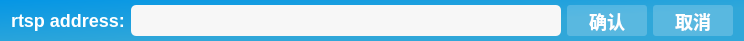
<?xml version="1.0" encoding="UTF-8"?>
<ui version="4.0">
 <class>Form</class>
 <widget class="QWidget" name="Form">
  <property name="geometry">
   <rect>
    <x>0</x>
    <y>0</y>
    <width>744</width>
    <height>41</height>
   </rect>
  </property>
  <property name="minimumSize">
   <size>
    <width>0</width>
    <height>40</height>
   </size>
  </property>
  <property name="maximumSize">
   <size>
    <width>16777215</width>
    <height>41</height>
   </size>
  </property>
  <property name="windowTitle">
   <string>Form</string>
  </property>
  <property name="windowIcon">
   <iconset>
    <normaloff>:/img/icon/实时视频流解析.png</normaloff>:/img/icon/实时视频流解析.png</iconset>
  </property>
  <property name="styleSheet">
   <string notr="true">#Form{
background:qlineargradient(x0:0, y0:1, x1:1, y1:1,stop:0.4  rgb(48, 167, 217), stop:1 rgb(5,150,229))
}</string>
  </property>
  <layout class="QHBoxLayout" name="horizontalLayout">
   <property name="topMargin">
    <number>5</number>
   </property>
   <property name="bottomMargin">
    <number>5</number>
   </property>
   <item>
    <widget class="QLabel" name="label">
     <property name="minimumSize">
      <size>
       <width>0</width>
       <height>30</height>
      </size>
     </property>
     <property name="maximumSize">
      <size>
       <width>16777215</width>
       <height>30</height>
      </size>
     </property>
     <property name="styleSheet">
      <string notr="true">QLabel{font-family: &quot;Microsoft YaHei&quot;;
font-size: 18px;
font-weight: bold;
color:white;}</string>
     </property>
     <property name="text">
      <string>rtsp address:</string>
     </property>
    </widget>
   </item>
   <item>
    <widget class="QLineEdit" name="rtspEdit">
     <property name="minimumSize">
      <size>
       <width>0</width>
       <height>31</height>
      </size>
     </property>
     <property name="styleSheet">
      <string notr="true">background-color: rgb(207, 207, 207);
	background-color: #f7f7f7;
	border: none;
	outline: none;
	border-radius: 5px; /* 边框圆角 */
	padding-left: 12px; /* 文本距离左边界有5px */
font-family: &quot;Microsoft YaHei&quot;;


</string>
     </property>
     <property name="text">
      <string/>
     </property>
    </widget>
   </item>
   <item>
    <widget class="QPushButton" name="rtspButton">
     <property name="styleSheet">
      <string notr="true">QPushButton{font-family: &quot;Microsoft YaHei&quot;;
width:70px;
font-size: 18px;
font-weight: bold;
color:white;
text-align: center center;
padding: 5px;
padding-bottom: 4px;
border-style: solid;
border-width: 0px;
border-color: rgba(144, 0, 255, 0.8);
border-radius: 3px;
background-color: rgba(255,255,255,50);
}

QPushButton:focus{outline: none;}

QPushButton::pressed{font-family: &quot;Microsoft YaHei&quot;;
                     font-size: 16px;
                     font-weight: bold;
                     color:rgb(200,200,200);
                     text-align: center center;
                     padding-left: 5px;
                     padding-right: 5px;
                     padding-top: 4px;
                     padding-bottom: 4px;
                     border-style: solid;
                     border-width: 0px;
                     border-color: rgba(255, 255, 255, 255);
                     border-radius: 3px;
                     background-color:  rgba(255,255,255,150);}

QPushButton::hover {
border-style: solid;
border-width: 0px;
border-radius: 3px;
background-color: rgba(255,255,255,70);
}</string>
     </property>
     <property name="text">
      <string>确认</string>
     </property>
    </widget>
   </item>
   <item>
    <widget class="QPushButton" name="pushButton">
     <property name="styleSheet">
      <string notr="true">QPushButton{font-family: &quot;Microsoft YaHei&quot;;
width:70px;
font-size: 18px;
font-weight: bold;
color:white;
text-align: center center;
padding: 5px;
padding-bottom: 4px;
border-style: solid;
border-width: 0px;
border-color: rgba(144, 0, 255, 0.8);
border-radius: 3px;
background-color: rgba(255,255,255,50);
}

QPushButton:focus{outline: none;}

QPushButton::pressed{font-family: &quot;Microsoft YaHei&quot;;
                     font-size: 16px;
                     font-weight: bold;
                     color:rgb(200,200,200);
                     text-align: center center;
                     padding-left: 5px;
                     padding-right: 5px;
                     padding-top: 4px;
                     padding-bottom: 4px;
                     border-style: solid;
                     border-width: 0px;
                     border-color: rgba(255, 255, 255, 255);
                     border-radius: 3px;
                     background-color:  rgba(255,255,255,150);}

QPushButton::hover {
border-style: solid;
border-width: 0px;
border-radius: 3px;
background-color: rgba(255,255,255,70);
}</string>
     </property>
     <property name="text">
      <string>取消</string>
     </property>
    </widget>
   </item>
  </layout>
 </widget>
 <resources/>
 <connections/>
</ui>
